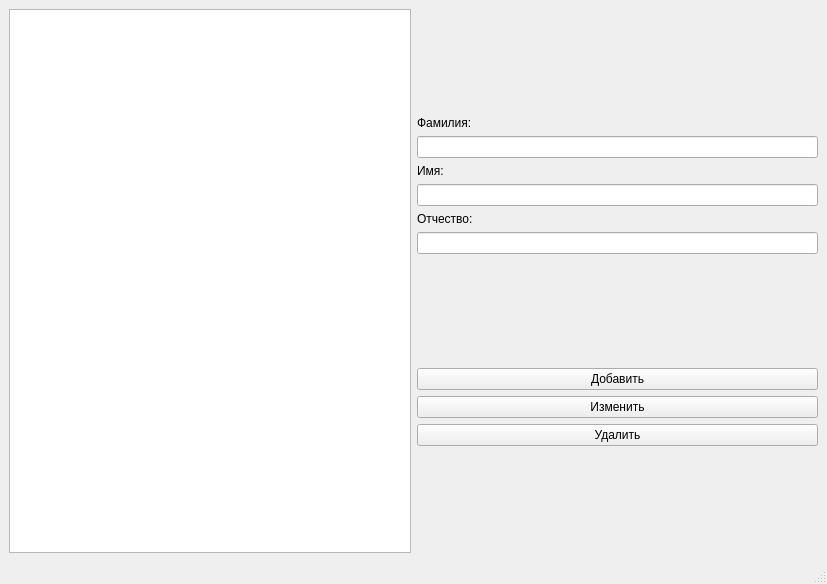
<?xml version="1.0" encoding="UTF-8"?>
<ui version="4.0">
 <class>PatientFile</class>
 <widget class="QMainWindow" name="PatientFile">
  <property name="geometry">
   <rect>
    <x>0</x>
    <y>0</y>
    <width>827</width>
    <height>584</height>
   </rect>
  </property>
  <property name="windowTitle">
   <string>Картотека пациентов</string>
  </property>
  <widget class="QWidget" name="centralwidget">
   <layout class="QGridLayout" name="gridLayout">
    <item row="0" column="0">
     <layout class="QHBoxLayout" name="horizontalLayout">
      <item>
       <widget class="QTableWidget" name="table_patient">
        <property name="minimumSize">
         <size>
          <width>0</width>
          <height>0</height>
         </size>
        </property>
       </widget>
      </item>
      <item>
       <layout class="QVBoxLayout" name="verticalLayout_3">
        <property name="sizeConstraint">
         <enum>QLayout::SetMinimumSize</enum>
        </property>
        <item>
         <layout class="QVBoxLayout" name="verticalLayout">
          <item>
           <spacer name="verticalSpacer_3">
            <property name="orientation">
             <enum>Qt::Vertical</enum>
            </property>
            <property name="sizeHint" stdset="0">
             <size>
              <width>20</width>
              <height>40</height>
             </size>
            </property>
           </spacer>
          </item>
          <item>
           <widget class="QLabel" name="surname_label">
            <property name="text">
             <string>Фамилия:</string>
            </property>
           </widget>
          </item>
          <item>
           <widget class="QLineEdit" name="surname"/>
          </item>
          <item>
           <widget class="QLabel" name="name_label">
            <property name="text">
             <string>Имя:</string>
            </property>
           </widget>
          </item>
          <item>
           <widget class="QLineEdit" name="name"/>
          </item>
          <item>
           <widget class="QLabel" name="patronymic_label">
            <property name="text">
             <string>Отчество:</string>
            </property>
           </widget>
          </item>
          <item>
           <widget class="QLineEdit" name="patronymic"/>
          </item>
          <item>
           <spacer name="verticalSpacer">
            <property name="orientation">
             <enum>Qt::Vertical</enum>
            </property>
            <property name="sizeHint" stdset="0">
             <size>
              <width>20</width>
              <height>40</height>
             </size>
            </property>
           </spacer>
          </item>
          <item>
           <layout class="QVBoxLayout" name="verticalLayout_2">
            <item>
             <widget class="QPushButton" name="add_note">
              <property name="text">
               <string>Добавить</string>
              </property>
             </widget>
            </item>
            <item>
             <widget class="QPushButton" name="change_note">
              <property name="text">
               <string>Изменить</string>
              </property>
             </widget>
            </item>
            <item>
             <widget class="QPushButton" name="delete_note">
              <property name="text">
               <string>Удалить</string>
              </property>
             </widget>
            </item>
           </layout>
          </item>
          <item>
           <spacer name="verticalSpacer_2">
            <property name="orientation">
             <enum>Qt::Vertical</enum>
            </property>
            <property name="sizeHint" stdset="0">
             <size>
              <width>20</width>
              <height>40</height>
             </size>
            </property>
           </spacer>
          </item>
         </layout>
        </item>
       </layout>
      </item>
     </layout>
    </item>
   </layout>
  </widget>
  <widget class="QStatusBar" name="statusbar"/>
 </widget>
 <resources/>
 <connections/>
</ui>
